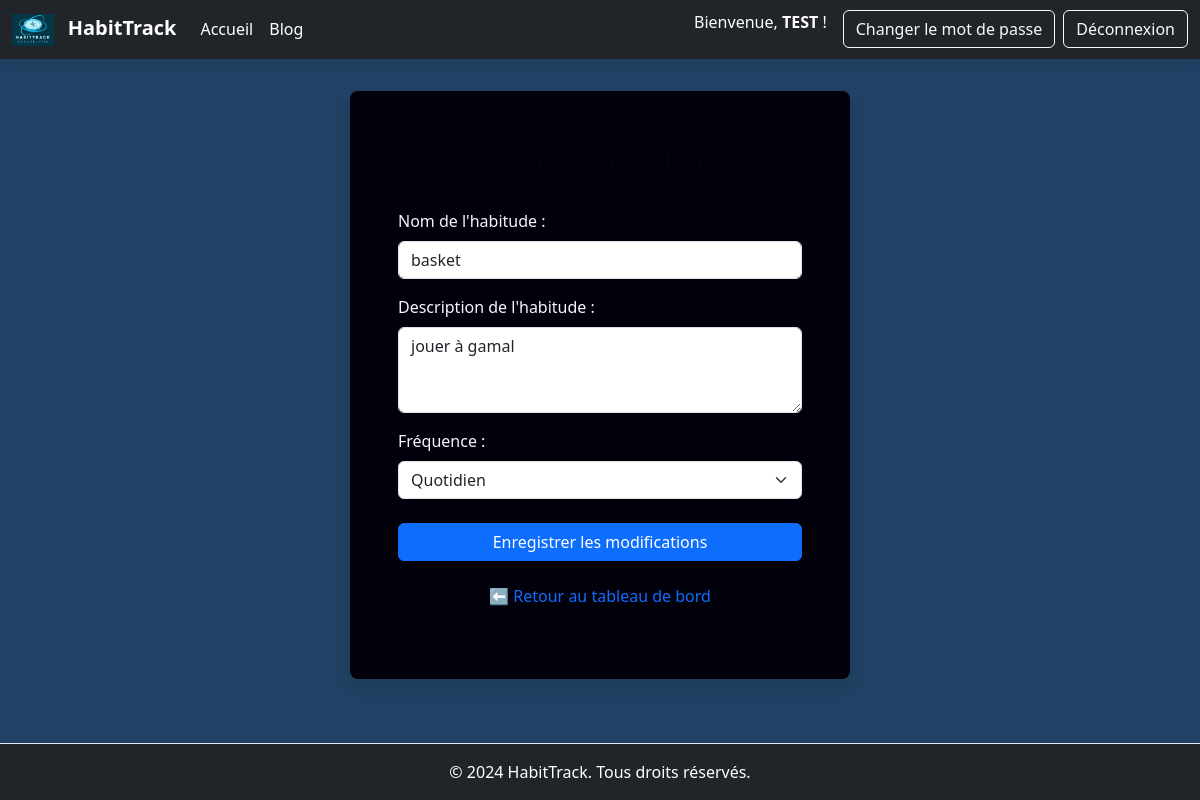
Page /modifier/1/ (signed in) on the earlier database version.
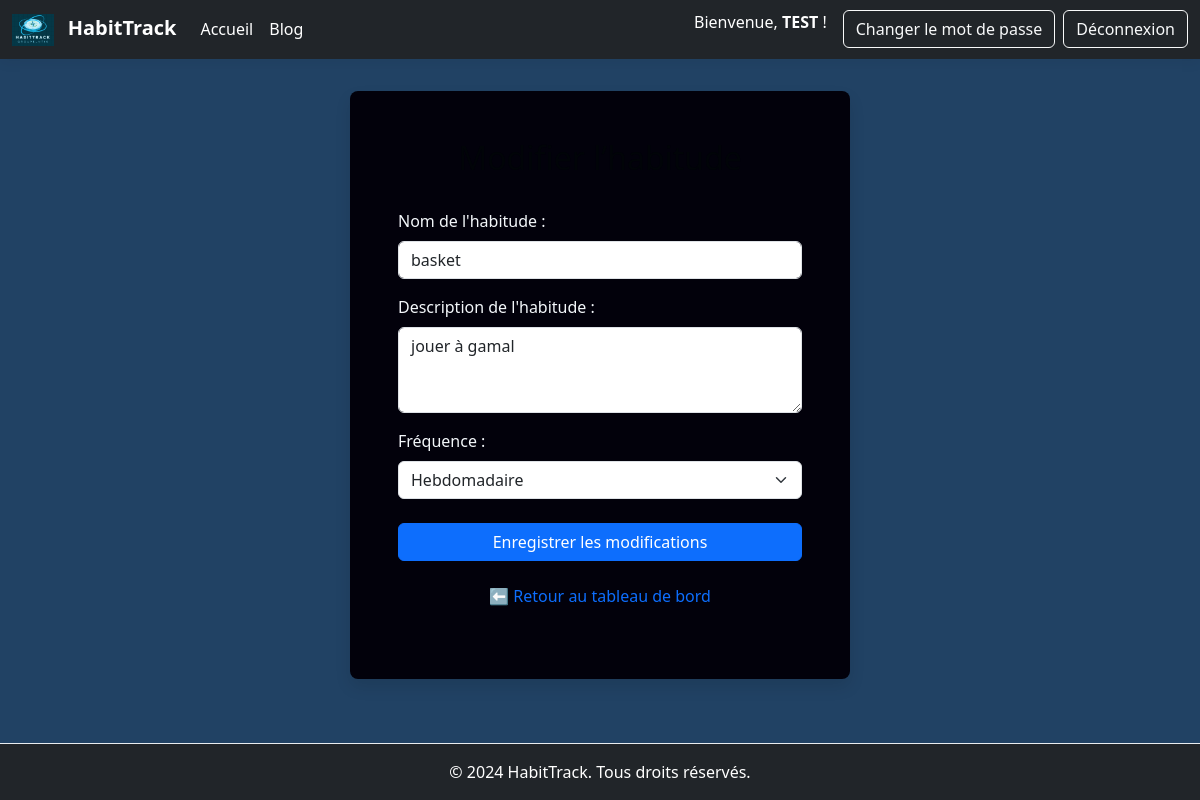
Same page on the later database version.
### habit/models.py (models this page shows, shortened)
class Habitude(models.Model):
    utilisateur = models.ForeignKey(User, on_delete=models.CASCADE)
    titre = models.TextField()
    description_habit = models.TextField(blank=True)
    FREQUENCE_CHOIX = [
        ('quotidien', 'Quotidien'),
        ('hebdomadaire', 'Hebdomadaire')
    ]
    frequence = models.CharField(max_length=25, choices=FREQUENCE_CHOIX)
    date_creation = models.DateField(auto_now_add=True)
    derniere_realisation = models.DateField(null=True, blank=True)

### habit/views.py (the view)
# urls.py: path('modifier/<int:id>/',views.modifier_habitude, name='modifier_habitude'),
@login_required
def modifier_habitude(request, id):
    habitude = get_object_or_404(Habitude, pk=id, utilisateur=request.user)
    if request.method == 'POST':
        form = HabitudeForm(request.POST, instance=habitude)
        if form.is_valid():
            form.save()
            messages.success(request, f"L'habitude '{habitude.titre}' a été modifiée avec succès !")
            return redirect('dashboard')
    else:
        form = HabitudeForm(instance=habitude)
    return render(request, 'modifier_habitude.html', {'form': form})

### habit/forms.py
class HabitudeForm(forms.ModelForm):
    class Meta:
        model = Habitude
        fields = ['titre', 'description_habit', 'frequence']
        labels = {
            'titre': 'Nom de l\'habitude',
            'description_habit': 'Description de l\'habitude', # Nouveau label pour ce champ
            'frequence': 'Fréquence',
        }
        widgets = {
            'titre': forms.TextInput(attrs={'class': 'form-control', 'placeholder': 'Ex: Boire 2L d\'eau'}),
            'description_habit': forms.Textarea(attrs={'class': 'form-control', 'placeholder': 'Décrivez votre habitude en quelques mots...', 'rows': 3}), # Widget pour zone de texte
            'frequence': forms.Select(attrs={'class': 'form-select'}),
        }

### habit/templates/modifier_habitude.html (shortened to what this page needs)
{% extends 'base.html' %}
{% block content %}
    <div class="form-container">
        <h2>Modifier l’habitude</h2>
        <form method="post">
            {{ form.as_p }}
            <div class="d-grid gap-2 mt-4">
                <button type="submit" class="btn btn-primary">Enregistrer les modifications</button>
            </div>
        </form>
        <p class="text-center mt-3">
            <a href="{% url 'dashboard' %}" class="btn btn-link text-decoration-none">⬅ Retour au tableau de bord</a>
        </p>
    </div>
{% endblock %}

### habit/templates/base.html (shortened to what this page needs)
<!DOCTYPE html>
<html lang="fr">
<head>
    <link href="https://cdn.jsdelivr.net/npm/bootstrap@5.3.3/dist/css/bootstrap.min.css" rel="stylesheet" xintegrity="sha384-QWTKZyjpPEjISv5WaRU9OFeRpok6YctnYmDr5pNlyT2bRjXh0JMhjY6hW+ALEwIH">
    <link rel="stylesheet" href="https://cdnjs.cloudflare.com/ajax/libs/font-awesome/6.0.0-beta3/css/all.min.css" xintegrity="sha512-Fo3rlrZj/k7ujTnHg4CGR2D7kSs0V4LLanw2qksYuRlEzO+tcaEPQogQ0KaoIF2w9jF30A3h9kK/v4d2yE6/KqQ==" />
</head>
<body>
    <nav class="navbar navbar-expand-lg navbar-dark bg-dark navbar-custom sticky-top">
        <div class="container-fluid">
            <a class="navbar-brand text-white fw-bold" href="{% url 'dashboard' %}">
                {% load static %}
                <img src="{% static 'images/niveau.png' %}" alt="HabitTrack Logo">
                HabitTrack
            </a>
            <div class="collapse navbar-collapse" id="navbarNav">
                <ul class="navbar-nav me-auto mb-2 mb-lg-0">
                    <li class="nav-item">
                        <a class="nav-link active text-white" aria-current="page" href="{% url 'dashboard' %}">Accueil</a>
                    </li>
                    <li class="nav-item">
                        <a class="nav-link text-white" href="{% url 'blog' %}">Blog</a>
                    </li>
                </ul>
                <ul class="navbar-nav">
                    <li class="nav-item me-3">
                        <span class="navbar-text text-white">
                            Bienvenue, <span class="fw-bold">{{ request.user.username }}</span> !
                        </span>
                    </li>
                    <li class="nav-item me-2">
                        <a href="{% url 'password_change' %}" class="btn btn-outline-light">Changer le mot de passe</a>
                    </li>
                    <li class="nav-item">
                        <a href="{% url 'deconnexion' %}" class="btn btn-outline-light">Déconnexion</a>
                    </li>
                </ul>
            </div>
        </div>
    </nav>
    <div class="container-fluid main-content">
        {% block content %}{% endblock %}
    </div>
    <footer class="footer mt-auto py-3 bg-dark">
        <div class="container text-center">
            <span class="text-white">&copy; 2024 HabitTrack. Tous droits réservés.</span>
        </div>
    </footer>
</body>
</html>

### habit/templates/base.html (style rules this page uses)
body { background-color: #214264; color: #e8eef3; display: flex; flex-direction: column; min-height: 100vh; }
.navbar-custom { box-shadow: 0 0.25rem 0.75rem rgba(0, 0, 0, 0.05); }
.main-content { padding-top: 2rem; padding-bottom: 2rem; flex-grow: 1; }
.footer { background-color: #030304; border-top: 1px solid #e9ecef; }
.navbar-brand img { height: 32px; margin-right: 0.5rem; }

### habit/templates/modifier_habitude.html (style rules this page uses)
.form-container { background-color: #02010b; padding: 3rem; border-radius: 0.5rem; box-shadow: 0 0.5rem 1rem rgba(0, 0, 0, 0.1); width: 100%; max-width: 500px; margin: 0 auto; }
h2 { margin-bottom: 2rem; text-align: center; color: #010408; }
form p { margin-bottom: 1rem; }
form label { display: block; margin-bottom: 0.5rem; font-weight: 500; color: #f3f7fa; }

Differences in the rows shown:
changed Habitude "basket": frequence "Quotidien" → "Hebdomadaire"
